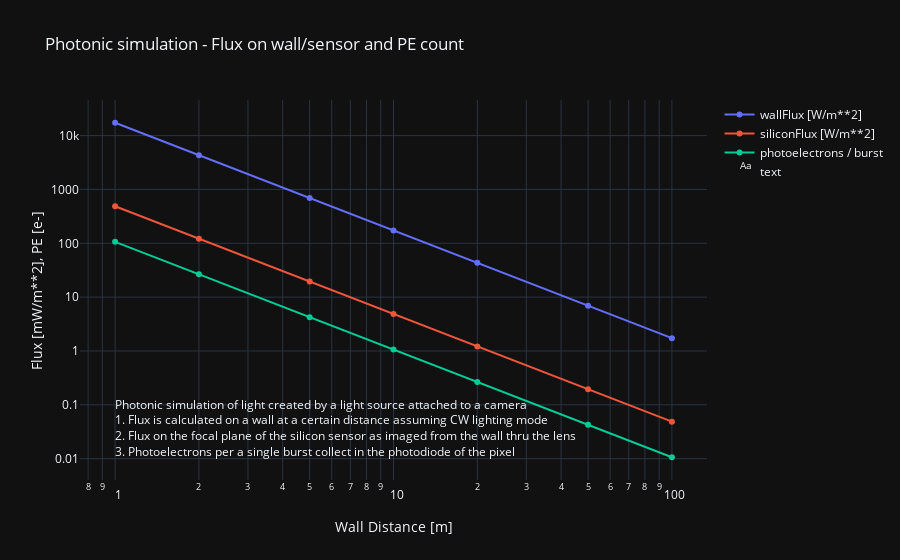

Here is the notebook cell this chart was saved with:
### Code cell
import numpy as np
from plotly.offline import init_notebook_mode, iplot 
import plotly.graph_objs as go
init_notebook_mode(connected=True)  # for Jupyter Lab notebook

photonic = Photonic(config='Cfg3')

dist_vec = np.array([1,2,5,10,20,50,100])
trace0 = go.Scatter(x=dist_vec,
                    y=1000 * photonic.wallFlux(dist_vec=dist_vec), mode='lines+markers',  # Select 'lines', 'markers' or 'lines+markers'
                    name='wallFlux [W/m**2]')
trace1 = go.Scatter(x=dist_vec,
                    y=1000 * photonic.siliconFlux2(dist_vec=dist_vec), mode='lines+markers',
                    name='siliconFlux [W/m**2]')
trace2 = go.Scatter(x=dist_vec,
                    y=photonic.photoelectron2(dist_vec=dist_vec), mode='lines+markers',
                    name='photoelectrons / burst')
trace3 = go.Scatter(x=[1],
                    y=[0.01], mode='text', textposition='top right',
                    name='text', text=['Photonic simulation of light created by a light source attached to a camera<br>'
                    +'1. Flux is calculated on a wall at a certain distance assuming CW lighting mode<br>'
                    +'2. Flux on the focal plane of the silicon sensor as imaged from the wall thru the lens<br>'
                    +'3. Photoelectrons per a single burst collect in the photodiode of the pixel'])

data = [trace0, trace1, trace2, trace3]

layout = {'title': 'Photonic simulation - Flux on wall/sensor and PE count',
          'xaxis': {'title': 'Wall Distance [m]',
                    'type': 'log'},  # Select 'log' or 'linear'
          'yaxis': {'title': 'Flux [mW/m**2], PE [e-]',
                    'type': 'log'},  # Select 'log' or 'linear'
          'template': 'plotly_dark',
          'barmode': 'group',
          'hovermode': 'x'}

iplot({'data': data, 'layout': layout})

### Figure 1 — Plotly figure (JSON) as saved in the notebook; plotly's stock layout.template omitted (floating-point values rounded to 4 significant figures)
{"data": [{"mode": "lines+markers", "name": "wallFlux [W/m**2]", "type": "scatter", "x": [1, 2, 5, 10, 20, 50, 100], "y": [17330.0, 4331.0, 693.0, 173.3, 43.31, 6.93, 1.733]}, {"mode": "lines+markers", "name": "siliconFlux [W/m**2]", "type": "scatter", "x": [1, 2, 5, 10, 20, 50, 100], "y": [487.3, 121.8, 19.49, 4.873, 1.218, 0.1949, 0.04873]}, {"mode": "lines+markers", "name": "photoelectrons / burst", "type": "scatter", "x": [1, 2, 5, 10, 20, 50, 100], "y": [106.3, 26.58, 4.253, 1.063, 0.2658, 0.04253, 0.01063]}, {"mode": "text", "name": "text", "text": ["Photonic simulation of light created by a light source attached to a camera<br>1. Flux is calculated on a wall at a certain distance assuming CW lighting mode<br>2. Flux on the focal plane of the silicon sensor as imaged from the wall thru the lens<br>3. Photoelectrons per a single burst collect in the photodiode of the pixel"], "textposition": "top right", "type": "scatter", "x": [1], "y": [0.01]}], "layout": {"barmode": "group", "hovermode": "x", "title": {"text": "Photonic simulation - Flux on wall/sensor and PE count"}, "xaxis": {"title": {"text": "Wall Distance [m]"}, "type": "log"}, "yaxis": {"title": {"text": "Flux [mW/m**2], PE [e-]"}, "type": "log"}}}
